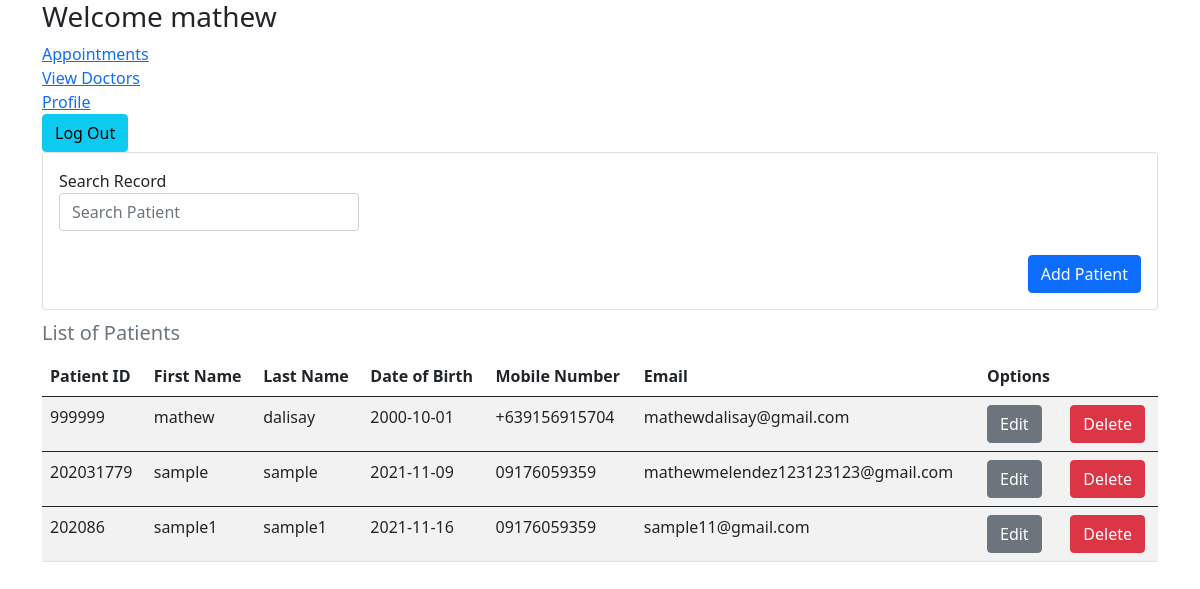
The app's page /users/home.php (signed in) with its own data.
### tables this page shows
CREATE TABLE `patients` (
  `id` int(11) NOT NULL,
  `email` varchar(50) NOT NULL,
  `password` varchar(20) NOT NULL,
  `first_name` varchar(30) NOT NULL,
  `last_name` varchar(30) NOT NULL,
  `age` int(20) NOT NULL,
  `gender` varchar(20) NOT NULL,
  `date_of_birth` date NOT NULL,
  `mobile_number` varchar(13) NOT NULL,
  `hmo` varchar(20) NOT NULL,
  `patient_id` int(50) NOT NULL,
  `v_code` varchar(20) NOT NULL,
  `email_status` int(11) NOT NULL,
  `date_time_created` datetime NOT NULL,
  `date_time_updated` datetime DEFAULT NULL,
  `remarks` varchar(20) DEFAULT NULL
);

### users/home.php (the view, shortened to what this page needs)
<?php
include('../connection.php');
$first_name = $_SESSION['first_name'];
$last_name = $_SESSION['last_name'];
if(isset($_GET['page'])){
    $page = $_GET['page'];
}else{
    $page = 1;
}
$num_per_page = 05;
$start_from = ($page-1)*05;
?>
<!DOCTYPE html>
<html lang="en">
<head>
    <link href="https://cdn.jsdelivr.net/npm/bootstrap@5.0.2/dist/css/bootstrap.min.css" rel="stylesheet">
</head>
<body>
    <div class="container">
            <h3>Welcome <?php echo $first_name . " " . $last_name ?> </h3>
            <a href="appointment.php"><i class="far fa-calendar-check"></i>Appointments</a> <br>
            <a href="view-doctors.php"><i class="fas fa-user-md"></i> View Doctors</a> <br>
            <a href="view-profile.php"><i class="fas fa-user-circle"></i>Profile</a> <br>
            <form action="logout.php" method="POST">
                <div class="col-12">
                    <input class="btn btn-info" type="submit" name="logout" value="Log Out">
                </div>
            </form>
            <div class="card">
                <div class="card-body">
                <div class="from-inline">
                    <label for="search">Search Record</label>
                    <input type="text"  id="search_patient"  class="form-control" placeholder="Search Patient" style="width: 300px;">
                </div>
                <br>
                <button type="button" class="btn btn-primary" style="float: right;" data-bs-toggle="modal" data-bs-target="#exampleModal" >
                    Add Patient
                </button>
            </div>
        </div>
    </div>
    <div class="container">
        <div class="table-responsive">
                <table class="table table-responsive table-striped table-hover caption-top" id="table_data">
                    <caption style="font-size: 20px;">List of Patients</caption>
                    <thead>
                        <tr>
                            <th scope="col">Patient ID</th>
                            <th scope="col">First Name</th>
                            <th scope="col">Last Name</th>
                            <th scope="col">Date of Birth</th>
                            <th scope="col">Mobile Number</th>
                            <th scope="col">Email</th>
                            <th scope="col">Options</th>
                            <th></th>
                        </tr>
                    </thead>
                        <?php
                            $query = "SELECT * FROM patients LIMIT $start_from , $num_per_page";
                            $run = mysqli_query($conn,$query);
                            if(mysqli_fetch_assoc($run) > 0){
                                foreach($run as $row){
                                ?>
                                <tbody>
                                    <tr>
                                        <td><?php echo $row ['patient_id']?></td>
                                        <td><?php echo $row ['first_name']?></td>
                                        <td><?php echo $row ['last_name']?></td>
                                        <td><?php echo $row ['date_of_birth']?></td>
                                        <td><?php echo $row ['mobile_number']?></td>
                                        <td><?php echo $row ['email']?></td>
                                        <td>
                                            <a href="edit-patient.php?patient_id=<?php echo $row['patient_id']?>" class="btn btn-secondary">Edit</a>
                                        </td>
                                        <td>
                                            <a href="delete-patient.php?patient_id=<?php echo $row ['patient_id']?>" class="btn btn-danger"> Delete </a>
                                        </td>
                                    </tr>
                                </tbody>
                                <?php
                                }
                            }
                        ?>
                </table>
            </div>
        </div>
</body>
</html>

### records on screen
patients: patient "999999", first_name "mathew", last_name "dalisay", date_of_birth "2000-10-01", mobile_number "+639156915704", email "mathewdalisay@gmail.com"
patients: patient "202031779", first_name "sample", last_name "sample", date_of_birth "2021-11-09", mobile_number "09176059359", email "mathewmelendez123123123@gmail.com"
patients: patient "202086", first_name "sample1", last_name "sample1", date_of_birth "2021-11-16", mobile_number "09176059359", email "sample11@gmail.com"
